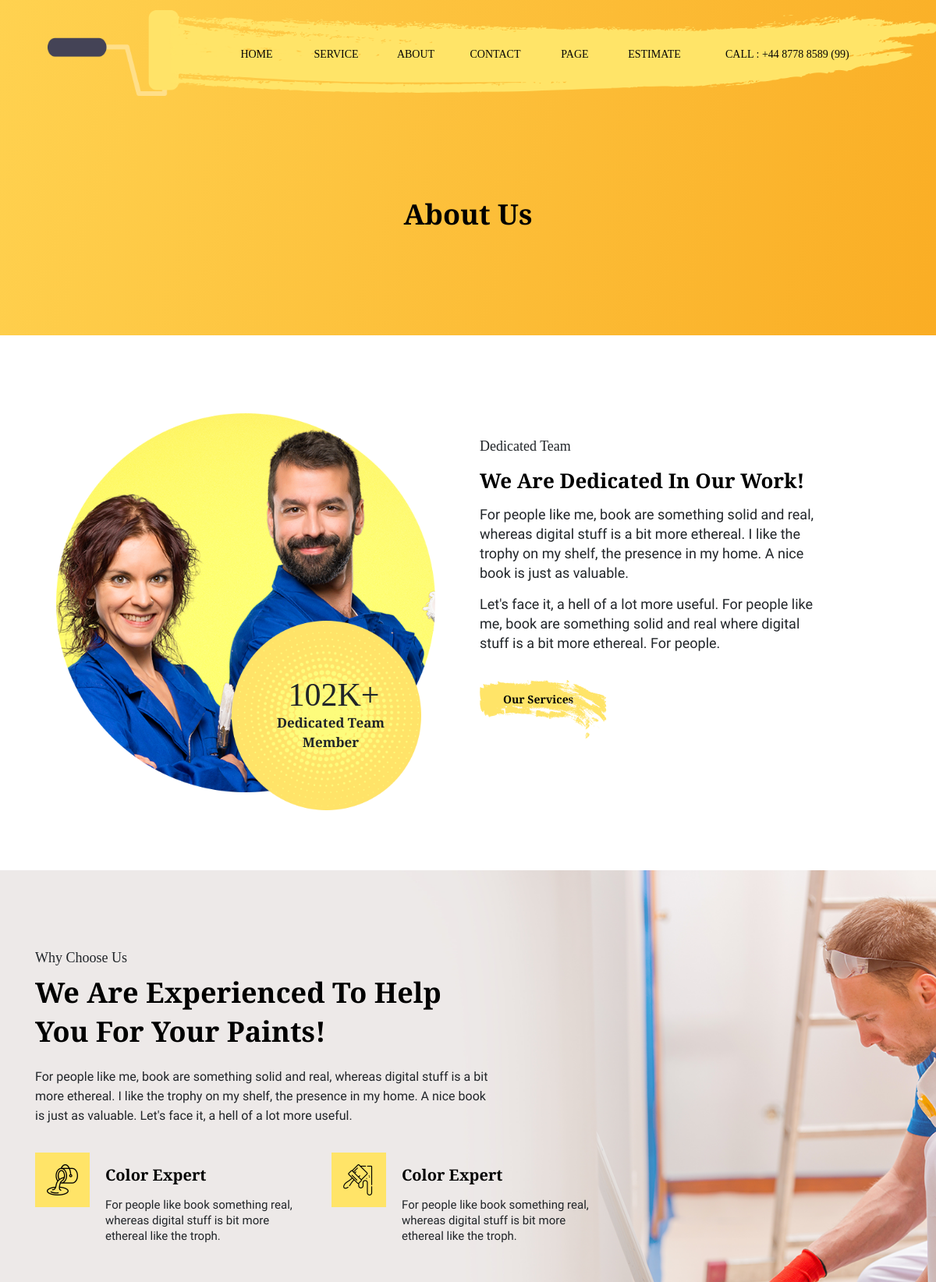
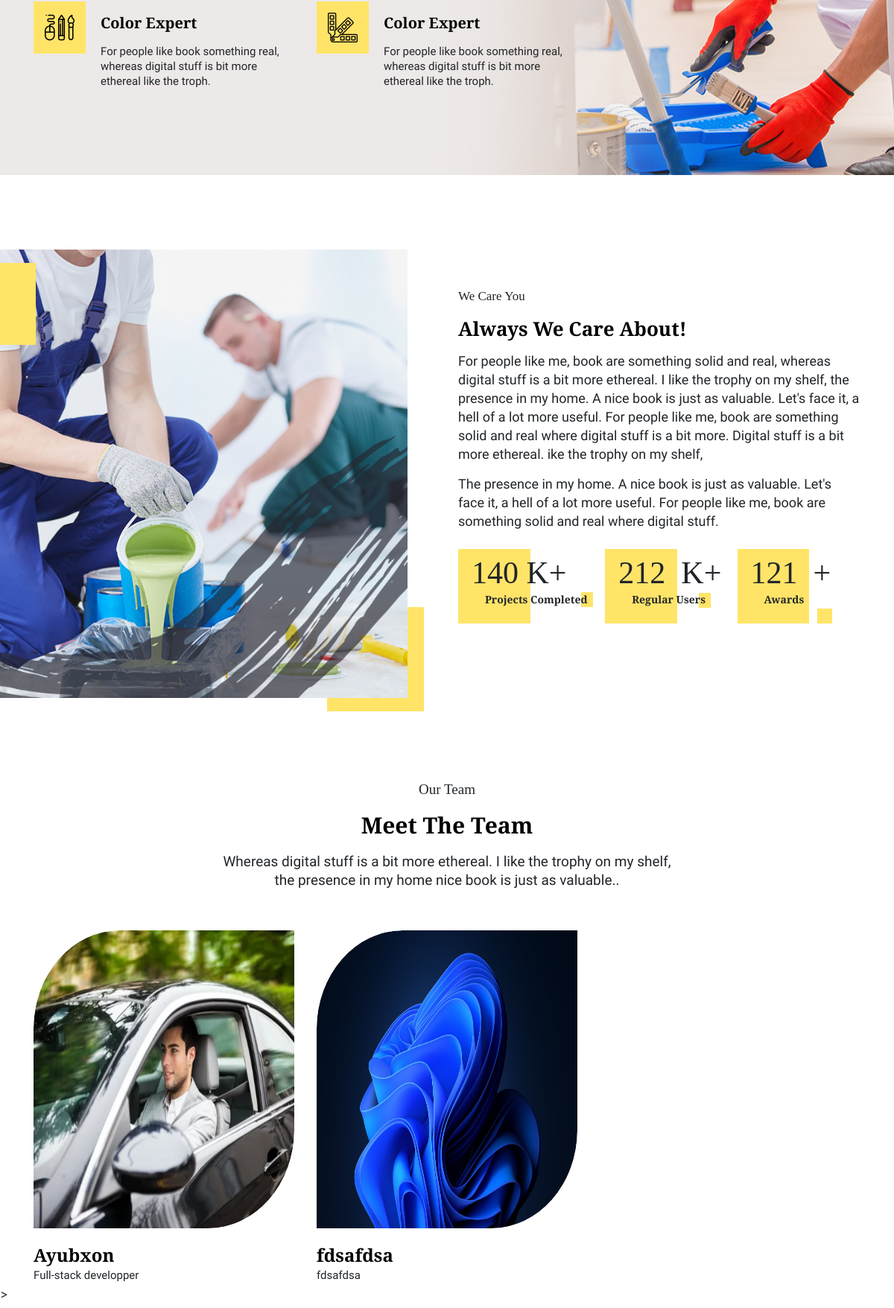
The page /about/ (upper part) on the database its author committed (2 pictures, top to bottom).
### main_app/models.py (models this page shows, shortened)
class TeamModel(models.Model):
    fullname = models.CharField(max_length=255)
    job = models.CharField(max_length=255)
    image = models.ImageField(upload_to="team/")
    twitter = models.CharField(max_length=255)
    google = models.CharField(max_length=255)
    facebook = models.CharField(max_length=255)
    pinterest = models.CharField(max_length=255)
    created_at = models.DateTimeField(auto_now_add=True)
    updated_at = models.DateTimeField(auto_now=True)
    class Meta:
        verbose_name_plural = "Teams"
        verbose_name = "Team"

### main_app/views.py (the view)
# urls.py: path("about/", AboutView.as_view(), name="about"),
class AboutView(TemplateView):
    template_name = "about-us.html"
    def get_context_data(self, **kwargs):
        context = {
            "teams": TeamModel.objects.all()
        }
        return context

### templates/about-us.html (shortened to what this page needs)
{% extends 'layouts/base.html' %}
{% load static %}
{% block content %}
<section class="service-area">
<div class="container">
<div class="row">
<h1>About Us</h1>
</div>
</div>
</section>
<section class="About-team">
<div class="container">
<div class="row">
<div class="col-md-6">
<div class="team-image">
<img src="{% static 'images/team-members/member-01.png' %}" alt="">
<div class="n-of-members">
<div class="t-members">
<span class="cap-m"><span class="counterUp">102</span>K+</span>
<p>Dedicated
Team Member</p>
</div>
</div>
</div>
</div>
<div class="col-md-6">
<div class="colo-content ab-us">
<p>Dedicated Team</p>
<h2>We Are Dedicated
In Our Work!</h2>
<p>For people like me, book are something solid and
real, whereas digital stuff is a bit more ethereal.
I like the trophy on my shelf, the presence in my
home. A nice book is just as valuable.
</p>
 <p>Let's face it, a hell of a lot more useful. For people
like me, book are something solid and real where
digital stuff is a bit more ethereal. For people.</p>
<div class="btn-learn">
<span class="learn-ab"><a href="{% url 'main_app:service' %}">Our Services</a></span>
</div>
</div>
</div>
</div>
</div>
</section>
<section class="our-experience">
<div class="container">
<div class="row">
<div class="col-md-8">
<div class="o-e-content">
<p>Why Choose Us</p>
<h1>We Are Experienced To Help
You For Your Paints!</h1>
<p>For people like me, book are something solid and real, whereas digital stuff
is a bit more ethereal. I like the trophy on my shelf, the presence in my
home. A nice book is just as valuable. Let's face it, a hell of a lot more useful.
</p>
</div>
<div class="row">
<div class="col-md-6">
<div class="expart">
<div class="expart-icon">
</div>
<div class="expart-content">
<h4>Color Expert</h4>
<p>For people like book something
real, whereas digital stuff is
bit more ethereal like the troph.</p>
</div>
</div>
</div>
<div class="col-md-6">
<div class="expart">
<div class="expart-icon">
</div>
<div class="expart-content">
<h4>Color Expert</h4>
<p>For people like book something
real, whereas digital stuff is
bit more ethereal like the troph.</p>
</div>
</div>
</div>
<div class="col-md-6">
<div class="expart">
<div class="expart-icon">
</div>
<div class="expart-content">
<h4>Color Expert</h4>
<p>For people like book something
real, whereas digital stuff is
bit more ethereal like the troph.</p>
</div>
</div>
</div>
<div class="col-md-6">
<div class="expart">
<div class="expart-icon">
</div>
<div class="expart-content">
<h4>Color Expert</h4>
<p>For people like book something
real, whereas digital stuff is
 bit more ethereal like the troph.</p>
</div>
</div>
</div>
</div>
</div>
</div>
</div>
</section>
<section class="care-about">
<div class="container">
<div class="row">
<div class="col-md-6">
<div class="c-a-image">
<img src="{% static 'images/service/Service-6.png' %}" alt="">
</div>
</div>
<div class="col-md-6">
<div class="c-a-content">
<p>We Care You</p>
<h2>Always We Care About!</h2>
<p>For people like me, book are something solid and real, whereas digital
stuff is a bit more ethereal. I like the trophy on my shelf, the presence
in my home. A nice book is just as valuable. Let's face it, a hell of a lot
more useful. For people like me, book are something solid and real
where digital stuff is a bit more. Digital stuff is a bit more ethereal.
ike the trophy on my shelf,</p>
<p>The presence in my home. A nice book is just as valuable. Let's face it,
a hell of a lot more useful. For people like me, book are something
solid and real where digital stuff.</p>
</div>
<div class="row">
<div class="col-md-12">
<div class="cap-1">
<div class="cap-text">
<span class="cap-m"><span class="counterUp">140</span> K+</span>
<p>Projects Completed</p>
</div>
</div>
<div class="cap-1 cap-2">
<div class="cap-text">
<span class="cap-m"><span class="counterUp">212</span> &nbsp;K+</span>
<p>Regular Users</p>
</div>
</div>
<div class="cap-1 cap-3">
<div class="cap-text ">
<span class="cap-m"><span class="counterUp">121</span>&nbsp; +</span>
<p>Awards</p>
</div>
</div>
</div>
</div>
</div>
</div>
</div>
</section>
<section class="our-team">
<div class="container">
<div class="os-content">
<p>Our Team</p>
<h2>Meet The Team</h2>
<p>Whereas digital stuff is a bit more ethereal. I like the trophy on my
shelf, the presence in my home nice book is just as valuable..</p>
</div>
<div class="row">
{% for team in teams %}
<div class="col-md-4 wow fadeInUp" data-wow-delay=".5s">
<div class="st-member">
</div>
<h3 class="wow fadeInDown" data-wow-delay="1s">{{ team.fullname }}</h3>
<p class="wow fadeInDown" data-wow-delay="1.5s">{{ team.job }}</p>
</div>
{% endfor %}
</div>
</div>>
</section>
{% endblock %}

### rows shown on the page
TeamModel: fullname "Ayubxon", job "Full-stack developper"
TeamModel: fullname "fdsafdsa", job "fdsafdsa"
